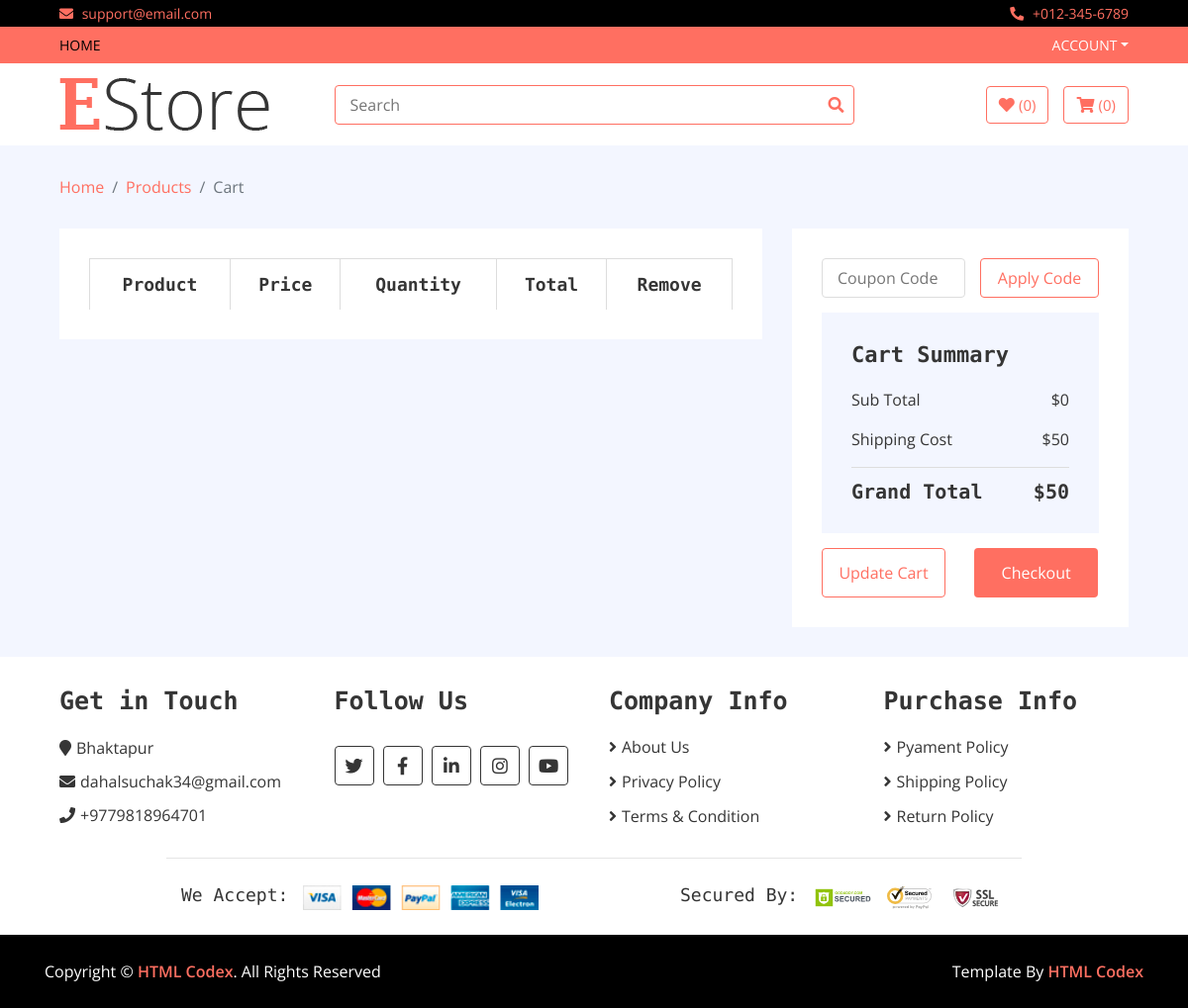
Page /cart/ on the committed database.
### home/models.py (models this page shows, shortened)
class ContactInfo(models.Model):
    address = models.CharField(max_length=300)
    email = models.EmailField(max_length=500)
    phone = models.CharField(max_length=20)

### home/views.py (the view)
# urls.py: path('cart/', CartView.as_view(), name="cart"),
class CartView(BaseView):
    def get(self, request):
        cart_total = 0
        username = request.user.username
        self.views['cart_view'] = Cart.objects.filter(username=username, checkout=False)
        for i in self.views['cart_view']:
            cart_total = cart_total + i.total
        self.views['cart_total'] = cart_total
        self.views['extra_charges'] = 50
        self.views['all_total'] = cart_total + 50
        return render(request, 'cart.html', self.views)

### templates/cart.html (shortened to what this page needs)
{% extends 'base.html' %}
{% load static %}
{% block content %}
        <div class="breadcrumb-wrap">
            <div class="container-fluid">
                <ul class="breadcrumb">
                    <li class="breadcrumb-item"><a href="#">Home</a></li>
                    <li class="breadcrumb-item"><a href="#">Products</a></li>
                    <li class="breadcrumb-item active">Cart</li>
                </ul>
            </div>
        </div>
        <div class="cart-page">
            <div class="container-fluid">
                <div class="row">
                    <div class="col-lg-8">
                        <div class="cart-page-inner">
                            <div class="table-responsive">
                                <table class="table table-bordered">
                                    <thead class="thead-dark">
                                        <tr>
                                            <th>Product</th>
                                            <th>Price</th>
                                            <th>Quantity</th>
                                            <th>Total</th>
                                            <th>Remove</th>
                                        </tr>
                                    </thead>
                                </table>
                            </div>
                        </div>
                    </div>
                    <div class="col-lg-4">
                        <div class="cart-page-inner">
                            <div class="row">
                                <div class="col-md-12">
                                    <div class="coupon">
                                        <input type="text" placeholder="Coupon Code">
                                        <button>Apply Code</button>
                                    </div>
                                </div>
                                <div class="col-md-12">
                                    <div class="cart-summary">
                                        <div class="cart-content">
                                            <h1>Cart Summary</h1>
                                            <p>Sub Total<span>${{cart_total}}</span></p>
                                            <p>Shipping Cost<span>${{extra_charges}}</span></p>
                                            <h2>Grand Total<span>${{all_total}}</span></h2>
                                        </div>
                                        <div class="cart-btn">
                                            <button>Update Cart</button>
                                            <button>Checkout</button>
                                        </div>
                                    </div>
                                </div>
                            </div>
                        </div>
                    </div>
                </div>
            </div>
        </div>
 {% endblock %}

### templates/base.html (shortened to what this page needs)
<!DOCTYPE html>
{% load static %}
<html lang="en">
    <head>
        <link href="https://stackpath.bootstrapcdn.com/bootstrap/4.4.1/css/bootstrap.min.css" rel="stylesheet">
        <link href="https://cdnjs.cloudflare.com/ajax/libs/font-awesome/5.10.0/css/all.min.css" rel="stylesheet">
        <link href="{% static 'lib/slick/slick.css' %}" rel="stylesheet">
        <link href="{% static 'lib/slick/slick-theme.css' %}" rel="stylesheet">
        <link href="{% static 'css/style.css' %}" rel="stylesheet">
    </head>
    <body>
        <div class="top-bar">
            <div class="container-fluid">
                <div class="row">
                    <div class="col-sm-6">
                        <i class="fa fa-envelope"></i>
                        support@email.com
                    </div>
                    <div class="col-sm-6">
                        <i class="fa fa-phone-alt"></i>
                        +012-345-6789
                    </div>
                </div>
            </div>
        </div>
        <div class="nav">
            <div class="container-fluid">
                <nav class="navbar navbar-expand-md bg-dark navbar-dark">
                    <div class="collapse navbar-collapse justify-content-between" id="navbarCollapse">
                        <div class="navbar-nav mr-auto">
                            <a href="/" class="nav-item nav-link active">Home</a>
                        </div>
                        <div class="navbar-nav ml-auto">
                            {% if user.is_authenticated %}
                            <div class="nav-item dropdown">
                                <a href="#" class="nav-link dropdown-toggle" data-toggle="dropdown">{{user.username}}</a>
                                <div class="dropdown-menu">
                                    <a href="/account/logout" class="dropdown-item">Logout</a>
                                </div>
                            </div>
                            {% else %}
                            <div class="nav-item dropdown">
                                <a href="#" class="nav-link dropdown-toggle" data-toggle="dropdown">Account</a>
                            </div>
                            {% endif %}
                        </div>
                    </div>
                </nav>
            </div>
        </div>
        <div class="bottom-bar">
            <div class="container-fluid">
                <div class="row align-items-center">
                    <div class="col-md-3">
                        <div class="logo">
                            <a href="index.html">
                                <img src="img/logo.png" alt="Logo">
                            </a>
                        </div>
                    </div>
                    <div class="col-md-6">
                        <div class="search">
                            <form method = 'GET' action = '/search'>
                            <input name = "query" type="text" placeholder="Search" required>
                            <button type = "submit"><i class="fa fa-search"></i></button>
                            </form>
                        </div>
                    </div>
                    <div class="col-md-3">
                        <div class="user">
                            <a href="wishlist.html" class="btn wishlist">
                                <i class="fa fa-heart"></i>
                                <span>(0)</span>
                            </a>
                            <a href="cart.html" class="btn cart">
                                <i class="fa fa-shopping-cart"></i>
                                <span>(0)</span>
                            </a>
                        </div>
                    </div>
                </div>
            </div>
        </div>
{% block content %}
{% endblock %}
        <div class="footer">
            <div class="container-fluid">
                <div class="row">
                    <div class="col-lg-3 col-md-6">
                        <div class="footer-widget">
                            <h2>Get in Touch</h2>
                            <div class="contact-info">
                                {% for contact in contact_info %}
                                <p><i class="fa fa-map-marker"></i>{{contact.address}}</p>
                                <p><i class="fa fa-envelope"></i>{{contact.email}}</p>
                                <p><i class="fa fa-phone"></i>{{contact.phone}}</p>
                                {% endfor %}
                            </div>
                        </div>
                    </div>
                    <div class="col-lg-3 col-md-6">
                        <div class="footer-widget">
                            <h2>Follow Us</h2>
                            <div class="contact-info">
                                <div class="social">
                                    <a href=""><i class="fab fa-twitter"></i></a>
                                    <a href=""><i class="fab fa-facebook-f"></i></a>
                                    <a href=""><i class="fab fa-linkedin-in"></i></a>
                                    <a href=""><i class="fab fa-instagram"></i></a>
                                    <a href=""><i class="fab fa-youtube"></i></a>
                                </div>
                            </div>
                        </div>
                    </div>
                    <div class="col-lg-3 col-md-6">
                        <div class="footer-widget">
                            <h2>Company Info</h2>
                            <ul>
                                <li><a href="#">About Us</a></li>
                                <li><a href="#">Privacy Policy</a></li>
                                <li><a href="#">Terms & Condition</a></li>
                            </ul>
                        </div>
                    </div>
                    <div class="col-lg-3 col-md-6">
                        <div class="footer-widget">
                            <h2>Purchase Info</h2>
                            <ul>
                                <li><a href="#">Pyament Policy</a></li>
                                <li><a href="#">Shipping Policy</a></li>
                                <li><a href="#">Return Policy</a></li>
                            </ul>
                        </div>
                    </div>
                </div>
                <div class="row payment align-items-center">
                    <div class="col-md-6">
                        <div class="payment-method">
                            <h2>We Accept:</h2>
                            <img src="img/payment-method.png" alt="Payment Method" />
                        </div>
                    </div>
                    <div class="col-md-6">
                        <div class="payment-security">
                            <h2>Secured By:</h2>
                            <img src="img/godaddy.svg" alt="Payment Security" />
                            <img src="img/norton.svg" alt="Payment Security" />
                            <img src="img/ssl.svg" alt="Payment Security" />
                        </div>
                    </div>
                </div>
            </div>
        </div>
        <div class="footer-bottom">
            <div class="container">
                <div class="row">
                    <div class="col-md-6 copyright">
                        <p>Copyright &copy; <a href="https://htmlcodex.com">HTML Codex</a>. All Rights Reserved</p>
                    </div>
                    <div class="col-md-6 template-by">
                        <p>Template By <a href="https://htmlcodex.com">HTML Codex</a></p>
                    </div>
                </div>
            </div>
        </div>
    </body>
</html>

### rows in the picture
ContactInfo: address "Bhaktapur", email "dahalsuchak34@gmail.com", phone "+9779818964701"

### other values in the picture
{{ cart_total }} "0"
{{ extra_charges }} "50"
{{ all_total }} "50"
